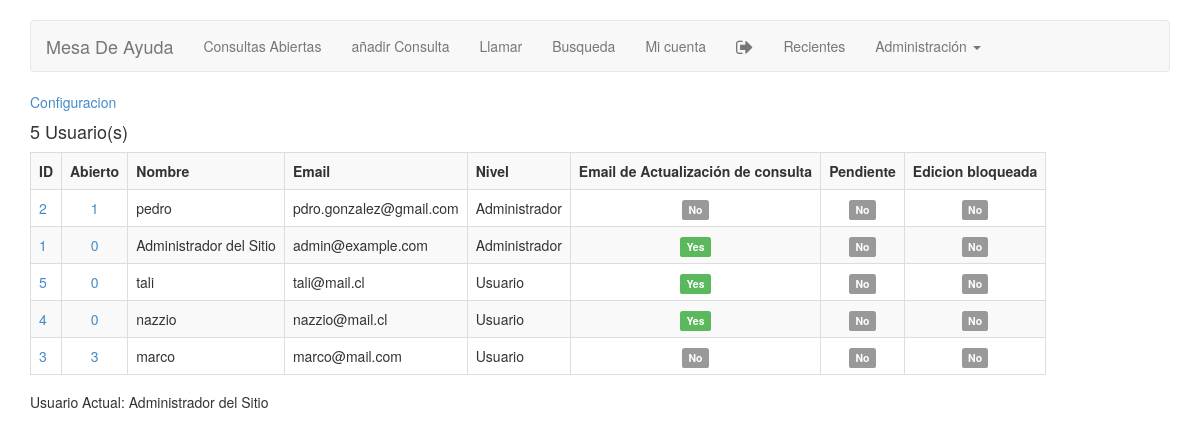
/fhd_users.php (signed in), run on the app's committed database.
### tables this page shows
CREATE TABLE IF NOT EXISTS `site_users` (
  `user_id` int(11) NOT NULL AUTO_INCREMENT,
  `user_login` varchar(30) NOT NULL,
  `user_password` varchar(225) DEFAULT NULL,
  `user_name` varchar(200) NOT NULL,
  `user_address` varchar(200) NOT NULL,
  `user_city` varchar(100) NOT NULL,
  `user_state` char(3) NOT NULL,
  `user_zip` varchar(20) NOT NULL,
  `user_country` char(3) NOT NULL,
  `user_phone` varchar(39) NOT NULL,
  `user_email` varchar(200) NOT NULL,
  `user_email2` varchar(200) NOT NULL,
  `user_im_aol` varchar(100) NOT NULL,
  `user_im_icq` varchar(100) NOT NULL,
  `user_im_msn` varchar(100) NOT NULL,
  `user_im_yahoo` varchar(100) NOT NULL,
  `user_im_other` varchar(200) NOT NULL,
  `user_status` int(1) NOT NULL DEFAULT '0',
  `user_level` int(1) NOT NULL DEFAULT '0',
  `user_pending` int(11) NOT NULL DEFAULT '0',
  `user_date` int(11) NOT NULL DEFAULT '0',
  `last_login` int(11) NOT NULL DEFAULT '0',
  `last_ip` varchar(20) NOT NULL,
  `user_msg_send` int(1) NOT NULL DEFAULT '0',
  `user_msg_subject` varchar(200) NOT NULL,
  `user_protect_delete` int(1) DEFAULT '0',
  `user_protect_edit` int(11) NOT NULL DEFAULT '0',
  PRIMARY KEY (`user_id`),
  KEY `user_pending` (`user_pending`),
  KEY `user_level` (`user_level`),
  KEY `user_status` (`user_status`),
  KEY `user_protect_edit` (`user_protect_edit`),
  KEY `user_msg_send` (`user_msg_send`)
);

### includes/ez_sql_core.php (called while the page is built, shortened)
<?php
	class ezSQLcore
	{
		var $timers           = array();
		function get_host_port( $host, $default = false )
		{
			$port = $default;
			return array( $host, $port );
		}
		function flush()
		{
			$this->last_result = null;
		}
		function get_var($query=null,$x=0,$y=0)
		{
			if ( $query )
			{
				$this->query($query);
			}
			if ( $this->last_result[$y] )
			{
				$values = array_values(get_object_vars($this->last_result[$y]));
			}
			return (isset($values[$x]) && $values[$x]!=='')?$values[$x]:null;
		}
		function get_results($query=null, $output = OBJECT)
		{
			if ( $query )
			{
				$this->query($query);
			}
			if ( $output == OBJECT )
			{
				return $this->last_result;
			}
		}
		function timer_get_cur()
		{
			list($usec, $sec) = explode(" ",microtime());
			return ((float)$usec + (float)$sec);
		}
		function timer_start($timer_name)
		{
			$this->timers[$timer_name] = $this->timer_get_cur();
		}
		function timer_elapsed($timer_name)
		{
			return round($this->timer_get_cur() - $this->timers[$timer_name],2);
		}
	}

### includes/ez_sql_mysqli.php (called while the page is built, shortened)
<?php
	$ezsql_mysqli_str = array
	(
		1 => 'Require $dbuser and $dbpassword to connect to a database server',
		2 => 'Error establishing mySQLi database connection. Correct user/password? Correct hostname? Database server running?',
		3 => 'Require $dbname to select a database',
		4 => 'mySQLi database connection is not active',
		5 => 'Unexpected error while trying to select database'
	);
	class ezSQL_mysqli extends ezSQLcore
	{
		function ezSQL_mysqli($dbuser='', $dbpassword='', $dbname='', $dbhost='localhost', $encoding='')
		{
			$this->dbuser = $dbuser;
			$this->dbpassword = $dbpassword;
			$this->dbname = $dbname;
			$this->encoding = $encoding;
		}
		function connect($dbuser='', $dbpassword='', $dbhost='localhost', $dbport=false)
		{
			global $ezsql_mysqli_str; $return_val = false;
			if ( ! $dbuser )
			{
				$this->register_error($ezsql_mysqli_str[1].' in '.__FILE__.' on line '.__LINE__);
				$this->show_errors ? trigger_error($ezsql_mysqli_str[1],E_USER_WARNING) : null;
			}
			else if ( ! $this->dbh = new mysqli($dbhost,$dbuser,$dbpassword, '', $dbport) )
			{
				$this->register_error($ezsql_mysqli_str[2].' in '.__FILE__.' on line '.__LINE__);
				$this->show_errors ? trigger_error($ezsql_mysqli_str[2],E_USER_WARNING) : null;
			}
			else
			{
				$return_val = true;
			}
			return $return_val;
		}
		function select($dbname='', $encoding='')
		{
			global $ezsql_mysqli_str; $return_val = false;
			if ( ! $dbname )
			{
				$this->register_error($ezsql_mysqli_str[3].' in '.__FILE__.' on line '.__LINE__);
				$this->show_errors ? trigger_error($ezsql_mysqli_str[3],E_USER_WARNING) : null;
			}
			else if ( ! $this->dbh )
			{
				$this->register_error($ezsql_mysqli_str[4].' in '.__FILE__.' on line '.__LINE__);
				$this->show_errors ? trigger_error($ezsql_mysqli_str[4],E_USER_WARNING) : null;
			}
			else if ( !@$this->dbh->select_db($dbname) )
			{
				if ( !$str = @$this->dbh->error)
					  $str = $ezsql_mysqli_str[5];
				$this->register_error($str.' in '.__FILE__.' on line '.__LINE__);
				$this->show_errors ? trigger_error($str,E_USER_WARNING) : null;
			}
			else
			{
				$return_val = true;
			}
			return $return_val;
		}
		function query($query)
		{
			$return_val = 0;
			$query = trim($query);
			$this->result = @$this->dbh->query($query);
			$is_insert = false;
			if ( preg_match("/^(insert|delete|update|replace|truncate|drop|create|alter|begin|commit|rollback|set)/i",$query) )
			{
				$this->rows_affected = @$this->dbh->affected_rows;
				if ( preg_match("/^(insert|replace)\s+/i",$query) )
				{
					$this->insert_id = @$this->dbh->insert_id;
				}
				$return_val = $this->rows_affected;
			}
			else
			{
				$i=0;
				$num_rows=0;
				while ( $row = @$this->result->fetch_object() )
				{
					$num_rows++;
				}
				$this->num_rows = $num_rows;
				$return_val = $this->num_rows;
			}
			return $return_val;
		}
	}

### fhd_users.php (the view, shortened to what this page needs)
<!DOCTYPE html>
<html>
<head>
<?php
include("includes/header.php");
include("includes/all-nav.php");
include("includes/ez_sql_core.php");
include("includes/ez_sql_mysqli.php");
include("includes/functions.php");
$db = new ezSQL_mysqli(db_user,db_password,db_name,db_host);
$pending = "";
$title	 = "";
$myquery = "SELECT user_id,user_name,user_email,user_pending,user_level,user_protect_edit,user_msg_send from site_users where 1 $pending order by user_level,user_id desc;";
$site_calls = $db->get_results($myquery);
$num = $db->num_rows;
echo "<p><a href='fhd_settings.php'>Configuracion</a></p>";
echo "<h4>$num $title Usuario(s)</h4>";
if ($num > 0){
?>
<table class="<?php echo $table_style_2;?>" style='width: auto;'>
<tr>
	<th>ID</th>
	<th>Abierto</th>
	<th>Nombre</th>
	<th>Email</th>
	<th>Nivel</th>
	<th>Email de Actualización de consulta</th>
	<th>Pendiente</th>
	<th>Edicion bloqueada</th>
</tr>
<?php
foreach ( $site_calls as $call )
{
	$user_id = $call->user_id;
	$user_name = $call->user_name;
	$user_email  = $call->user_email;
	$user_pending = $call->user_pending;
	$user_protect_edit = $call->user_protect_edit;
	$user_level = $call->user_level;
	$user_msg_send = $call->user_msg_send;
	$bg = ($user_pending == 1) ? " class='usernote'" : "";
	$call_count = $db->get_var("SELECT count(call_id) from site_calls WHERE (call_user = $user_id) AND (call_status = 0);");
	echo "<tr>\n";
	echo "<td".$bg."><a href='fhd_edit_user.php?url_user_id=$user_id'>$user_id</a></td>\n";
	echo "<td align='center'><a href='fhd_calls.php?user_id=$user_id'>$call_count</a></td>\n";
	echo "<td>$user_name</td>\n";
	echo "<td>$user_email</td>\n";
	echo "<td>".show_user_level($user_level)."</td>\n";
	echo "<td style='text-align: center;'>".onoff($user_msg_send)."</td>\n";
	echo "<td style='text-align: center;'>".onoff($user_pending)."</td>\n";
	echo "<td style='text-align: center;'>".onoff($user_protect_edit)."</td>\n";
	echo "</tr>\n";
	}
}
?>
</table>
<?php
if(isset($_SESSION['user_name'])){
	echo "<h5>Usuario Actual: " . $_SESSION['user_name'] . "</h5>";
}
include("includes/footer.php");

### includes/functions.php (shortened to what this page needs)
<?php
function onoff($value) {
	if ($value == "1") {
		$value = "<span class='label label-success'>Yes</span>";
	}
	if ($value == "0") {
		$value = "<span class='label label-default'>No</span>";
	}
	return $value;
}
function show_user_level($type) {
switch ($type) {
    case 0:
        $show_user_level = "Administrador";
        break;
    case 1:
        $show_user_level = "Usuario";
		break;
}
return $show_user_level;
}

### css/navbar.css (style rules this page uses)
body { padding-top: 20px; padding-bottom: 20px; }

### data on the page
site_users: user_id "2", call_count "1", user_name "pedro", user_email "pdro.gonzalez@gmail.com", user_level "Administrador", user_msg_send "No No No"
site_users: user_id "1", call_count "0", user_name "Administrador del Sitio", user_email "admin@example.com", user_level "Administrador", user_msg_send "Yes", user_pending "No No"
site_users: user_id "5", call_count "0", user_name "tali", user_email "tali@mail.cl", user_level "Usuario", user_msg_send "Yes", user_pending "No No"
site_users: user_id "4", call_count "0", user_name "nazzio", user_email "nazzio@mail.cl", user_level "Usuario", user_msg_send "Yes", user_pending "No No"
site_users: user_id "3", call_count "3", user_name "marco", user_email "marco@mail.com", user_level "Usuario", user_msg_send "No No No"

### other printed values
$num "5"
$_SESSION['user_name'] "Administrador del Sitio"
